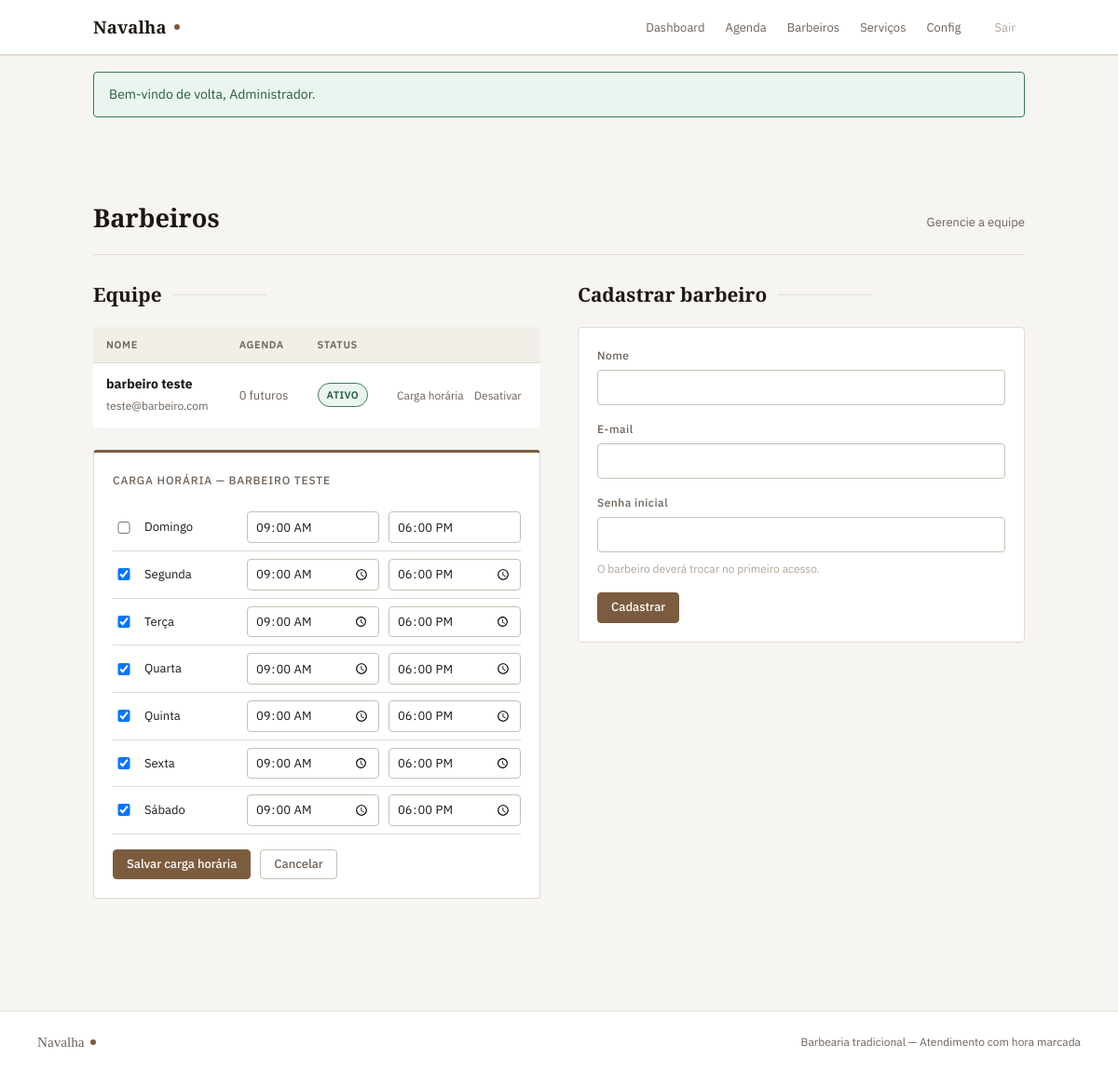
The page /admin/barbeiros.php?carga=3 (signed in) on the database its author committed.
### tables this page shows
CREATE TABLE usuarios (
 id INT UNSIGNED AUTO_INCREMENT PRIMARY KEY, nome VARCHAR(100) NOT NULL, email VARCHAR(150) NOT NULL UNIQUE,
 senha_hash VARCHAR(255) NOT NULL, perfil ENUM('cliente','barbeiro','admin') NOT NULL DEFAULT 'cliente',
 ativo TINYINT(1) NOT NULL DEFAULT 1, force_reset TINYINT(1) NOT NULL DEFAULT 0, criado_em DATETIME NOT NULL DEFAULT CURRENT_TIMESTAMP
);

CREATE TABLE carga_horaria (id INT UNSIGNED AUTO_INCREMENT PRIMARY KEY, barbeiro_id INT UNSIGNED NOT NULL, dia_semana TINYINT UNSIGNED NOT NULL, hora_inicio TIME NOT NULL, hora_fim TIME NOT NULL, UNIQUE KEY uq_barbeiro_dia(barbeiro_id,dia_semana), FOREIGN KEY(barbeiro_id) REFERENCES usuarios(id) ON DELETE CASCADE);

### includes/auth.php (called while the page is built, shortened)
<?php
function e(string|null $value): string { return htmlspecialchars((string)$value, ENT_QUOTES, 'UTF-8'); }

### public/admin/barbeiros.php (the view, shortened to what this page needs)
<?php
require_once __DIR__ . '/../../includes/db.php';
require_once __DIR__ . '/../../includes/auth.php';
$pdo = db();
$barbeiros = $pdo->query(
    "SELECT u.id, u.nome, u.email, u.ativo,
            COUNT(DISTINCT a.id) AS ag_futuros
     FROM usuarios u
     LEFT JOIN agendamentos a ON a.barbeiro_id = u.id
       AND a.data_hora >= NOW() AND a.status IN ('pendente','confirmado')
     WHERE u.perfil = 'barbeiro'
     GROUP BY u.id, u.nome, u.email, u.ativo
     ORDER BY u.nome"
)->fetchAll();
$cargaAberta = isset($_GET['carga']) ? (int)$_GET['carga'] : 0;
$cargaHoraria = [];
if ($cargaAberta) {
    $stmt = $pdo->prepare('SELECT dia_semana, hora_inicio, hora_fim FROM carga_horaria WHERE barbeiro_id=?');
    $stmt->execute([$cargaAberta]);
    foreach ($stmt->fetchAll() as $row) {
        $cargaHoraria[(int)$row['dia_semana']] = $row;
    }
    $bNome = '';
    foreach ($barbeiros as $b) {
        if ($b['id'] === $cargaAberta) { $bNome = $b['nome']; break; }
    }
}
$diasSemana = [0 => 'Domingo', 1 => 'Segunda', 2 => 'Terça', 3 => 'Quarta', 4 => 'Quinta', 5 => 'Sexta', 6 => 'Sábado'];
require __DIR__ . '/../../includes/header.php';
?>
<div style="padding-top:40px; padding-bottom:80px;">
  <div class="page-head">
    <h1>Barbeiros</h1>
    <p class="sub">Gerencie a equipe</p>
  </div>
  <div style="display:grid; grid-template-columns:1fr 1fr; gap:40px; align-items:start;">
    <div>
      <div class="section-head">
        <h2 style="font-size:1.3rem">Equipe</h2>
        <span class="section-head-line"></span>
      </div>
      <?php if ($barbeiros): ?>
        <div class="table-wrap">
          <table class="table">
            <thead><tr><th>Nome</th><th>Agenda</th><th>Status</th><th></th></tr></thead>
            <tbody>
              <?php foreach ($barbeiros as $b): ?>
              <tr>
                <td>
                  <strong><?= e($b['nome']) ?></strong><br>
                  <span style="font-size:12px; color:var(--muted)"><?= e($b['email']) ?></span>
                </td>
                <td style="font-size:13px; color:var(--muted)"><?= (int)$b['ag_futuros'] ?> futuros</td>
                <td>
                  <span class="badge <?= $b['ativo'] ? 'badge--ok' : 'badge--muted' ?>">
                    <?= $b['ativo'] ? 'Ativo' : 'Inativo' ?>
                  </span>
                </td>
                <td style="white-space:nowrap">
                  <a href="?carga=<?= (int)$b['id'] ?>" style="font-size:12px; color:var(--gold-pale)">Carga horária</a>
                  <form method="post" style="display:inline; margin-left:8px">
                    <button type="submit" style="background:none;border:none;color:var(--muted);font-size:12px;cursor:pointer;padding:0">
                      <?= $b['ativo'] ? 'Desativar' : 'Reativar' ?>
                    </button>
                  </form>
                </td>
              </tr>
              <?php endforeach; ?>
            </tbody>
          </table>
        </div>
      <?php else: ?>
        <p class="muted">Nenhum barbeiro cadastrado.</p>
      <?php endif; ?>
      <?php if ($cargaAberta && isset($bNome)): ?>
        <div class="card" style="margin-top:24px; border-top:3px solid var(--gold);">
          <p style="font-size:12px; font-weight:500; letter-spacing:.07em; text-transform:uppercase; color:var(--gold-pale); margin-bottom:16px">
            Carga horária — <?= e($bNome) ?>
          </p>
          <form method="post">
            <?php foreach ($diasSemana as $num => $nome): ?>
              <?php $row = $cargaHoraria[$num] ?? null; ?>
              <div style="display:grid; grid-template-columns:24px 100px 1fr 1fr; gap:10px; align-items:center; padding:8px 0; border-bottom:1px solid var(--border);">
                <input type="checkbox" name="dia[<?= $num ?>]" value="1" id="dia_<?= $num ?>"
                  <?= $row ? 'checked' : '' ?>
                  onchange="toggleDia(<?= $num ?>, this.checked)">
                <label for="dia_<?= $num ?>" style="font-size:13px; color:var(--text); cursor:pointer"><?= $nome ?></label>
                <input type="time" name="inicio_<?= $num ?>" id="ini_<?= $num ?>"
                  value="<?= e($row['hora_inicio'] ?? '09:00') ?>"
                  <?= !$row ? 'disabled' : '' ?>
                  style="padding:6px 8px; font-size:13px;">
                <input type="time" name="fim_<?= $num ?>" id="fim_<?= $num ?>"
                  value="<?= e($row['hora_fim'] ?? '18:00') ?>"
                  <?= !$row ? 'disabled' : '' ?>
                  style="padding:6px 8px; font-size:13px;">
              </div>
            <?php endforeach; ?>
            <div class="form-actions" style="margin-top:16px">
              <button class="btn btn--sm" type="submit">Salvar carga horária</button>
              <a class="btn btn--ghost btn--sm" href="/admin/barbeiros.php">Cancelar</a>
            </div>
          </form>
        </div>
      <?php endif; ?>
    </div>
    <div>
      <div class="section-head">
        <h2 style="font-size:1.3rem">Cadastrar barbeiro</h2>
        <span class="section-head-line"></span>
      </div>
      <div class="card">
        <form method="post">
          <div class="field">
            <label>Nome</label>
            <input type="text" name="nome" required maxlength="100" autocomplete="off">
          </div>
          <div class="field">
            <label>E-mail</label>
            <input type="email" name="email" required maxlength="150" autocomplete="off">
          </div>
          <div class="field">
            <label>Senha inicial</label>
            <input type="password" name="senha" required minlength="6" autocomplete="new-password">
            <span class="form-hint">O barbeiro deverá trocar no primeiro acesso.</span>
          </div>
          <button class="btn btn--sm" type="submit">Cadastrar</button>
        </form>
      </div>
    </div>
  </div>
</div>
<?php require __DIR__ . '/../../includes/footer.php'; ?>

### public/assets/css/tokens.css (style rules this page uses)
:root { --bg: #F7F5F2; --surface: #FFFFFF; --surface-2: #F2EFE9; --border: #E0DAD1; --border-dark: #C8BFB2; --text: #1C1814; --muted: #6E6258; --faint: #B0A598; --accent: #7C5C3E; --accent-hover:#6A4E33; --accent-light:#EDE5DB; --accent-text: #FFFFFF; --ok: #3A7D5A; --ok-bg: #EBF5EF; --ok-text: #245C3F; --err: #B04040; --err-bg: #FAEAEA; --err-text: #8A2020; --warn: #8A6800; --warn-bg: #FFF8E1; --warn-text: #6B5000; --font-display:'Playfair Display', Georgia, serif; --font-body: 'IBM Plex Sans', system-ui, sans-serif; --font-mono: 'IBM Plex Mono', 'Courier New', monospace; --max-content: 1080px; --radius: 4px; --gold: var(--accent); --gold-dim: var(--accent-hover); --gold-pale: var(--muted); --surface-2: #F2EFE9; --ok-bg: #EBF5EF; --err-bg: #FAEAEA; }

### public/assets/css/global.css (style rules this page uses)
*, *::before, *::after { box-sizing: border-box; margin: 0; padding: 0; }
html { scroll-behavior: smooth; }
body { background: var(--bg); color: var(--text); font-family: var(--font-body); font-size: 15px; line-height: 1.65; -webkit-font-smoothing: antialiased; }
a { color: inherit; text-decoration: none; }
button, input, select, textarea { font-family: inherit; font-size: inherit; }
.btn { display: inline-block; background: var(--accent); color: var(--accent-text); border: 1px solid var(--accent); padding: 10px 22px; font-size: 14px; font-weight: 500; cursor: pointer; text-decoration: none; border-radius: var(--radius); transition: background .15s, border-color .15s; white-space: nowrap; line-height: 1.4; }
.btn--ghost { background: transparent; color: var(--muted); border-color: var(--border-dark); }
.btn--sm { padding: 6px 14px; font-size: 13px; }
h1, h2, h3, h4 { font-family: var(--font-display); line-height: 1.15; color: var(--text); }
h1 { font-size: clamp(1.8rem, 4vw, 2.8rem); font-weight: 700; }
h2 { font-size: 1.6rem; font-weight: 600; }
.section-head { display: flex; align-items: center; gap: 12px; margin-bottom: 24px; flex-wrap: wrap; }
.section-head h2 { line-height: 1; }
.section-head-line { flex: 1; height: 1px; background: var(--border); max-width: 100px; min-width: 16px; }
.card { background: var(--surface); border: 1px solid var(--border); border-radius: var(--radius); padding: 20px; }
.field { display: flex; flex-direction: column; gap: 5px; margin-bottom: 16px; }
.field label { font-size: 12px; font-weight: 500; letter-spacing: .04em; color: var(--muted); }
input[type="text"], input[type="email"], input[type="password"], input[type="date"], input[type="time"], input[type="number"], select, textarea { width: 100%; padding: 9px 12px; background: var(--surface); border: 1px solid var(--border-dark); border-radius: var(--radius); color: var(--text); font-size: 14px; outline: none; transition: border-color .15s, box-shadow .15s; -webkit-appearance: none; }
input::placeholder { color: var(--faint); }
.form-hint { font-size: 12px; color: var(--faint); margin-top: 3px; }
.form-actions { display: flex; gap: 10px; align-items: center; margin-top: 20px; flex-wrap: wrap; }
.table-wrap { overflow-x: auto; -webkit-overflow-scrolling: touch; }
.table { width: 100%; border-collapse: collapse; font-size: 14px; background: var(--surface); border-radius: var(--radius); overflow: hidden; }
.table th { text-align: left; font-size: 11px; font-weight: 600; letter-spacing: .06em; text-transform: uppercase; color: var(--muted); padding: 10px 14px; background: var(--surface-2); border-bottom: 1px solid var(--border); white-space: nowrap; }
.table td { padding: 11px 14px; border-bottom: 1px solid var(--border); vertical-align: middle; color: var(--text); }
.table tr:last-child td { border-bottom: none; }
.badge { display: inline-flex; align-items: center; font-size: 11px; font-weight: 600; letter-spacing: .04em; text-transform: uppercase; padding: 3px 9px; border-radius: 20px; border: 1px solid; white-space: nowrap; }
.badge--ok { color: var(--ok-text); border-color: var(--ok); background: var(--ok-bg); }
.page-head { padding: 32px 0 24px; border-bottom: 1px solid var(--border); margin-bottom: 32px; display: flex; align-items: flex-end; justify-content: space-between; flex-wrap: wrap; gap: 12px; }
.page-head h1 { font-size: 1.7rem; }
.page-head .sub { color: var(--muted); font-size: 13px; margin-top: 4px; }

### rows shown on the page
usuarios: nome "barbeiro teste", email "teste@barbeiro.com", ag_futuros "0", ativo "ATIVO", nome "BARBEIRO TESTE"
carga_horaria: hora_inicio "09:00:00", hora_fim "18:00:00"
carga_horaria: hora_inicio "09:00:00", hora_fim "18:00:00"
carga_horaria: hora_inicio "09:00:00", hora_fim "18:00:00"
carga_horaria: hora_inicio "09:00:00", hora_fim "18:00:00"
carga_horaria: hora_inicio "09:00:00", hora_fim "18:00:00"
carga_horaria: hora_inicio "09:00:00", hora_fim "18:00:00"

### other values the page prints
$f['msg'] "Bem-vindo de volta, Administrador."
$nome "Domingo"
$nome "Segunda"
$nome "Terça"
$nome "Quarta"
$nome "Quinta"
$nome "Sexta"
$nome "Sábado"
